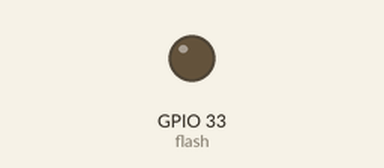
This program was run on a simulated ESP32 board running MicroPython. Shown: output pins drawn as LEDs (lit = HIGH). At 13.5 s the program stops and its outputs stay as they are.

Above: at 1.1 s.
At 5.1 s:
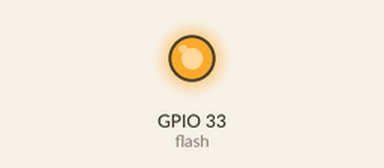
Timing chart, 0 to 5.9 s (numbered marks = the images above):
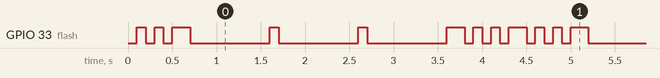

The program:

260923_blink_sos_morse.py
```python
from machine import Pin
import time


# Pin 33번은 value 1이 off이다.
flash = Pin(33, Pin.OUT, value = 1)

# row함수를 알아보기 쉽게 변수로 만들면 코드의 가독성을 높일 수 있다.
# 하드웨어 값이니까 대문자로 작
ON = False
OFF = True

def s(times,ms):
    for i in range(times):
        flash.value(ON)
        time.sleep_ms(ms)
        flash.value(OFF)
        time.sleep_ms(ms)

def o(times,ms_on,ms_off):
    for i in range(times):
        flash.value(ON)
        time.sleep_ms(ms_on)
        flash.value(OFF)
        time.sleep_ms(ms_off)

# 함수를 담은 함수
def blink_count(count):
    for x in range(count):
        s(3,100)
        time.sleep_ms(100)
        o(3,900,100)
        time.sleep_ms(100)
        s(3,100)
        time.sleep_ms(100)

# SOS 사인 3번 반복
blink_count(3)
```

Measured:
- by itself, GPIO 33 (flash): repeats every 4.5 s: LOW 0.10 s, HIGH 0.10 s, LOW 0.10 s, HIGH 0.20 s, 2 × (LOW 0.90 s, HIGH 0.10 s), LOW 0.90 s, HIGH 0.20 s, 2 × (LOW 0.10 s, HIGH 0.10 s), LOW 0.10 s, HIGH 0.20 s, LOW 0.10 s, HIGH 0.10 s
- by itself, everything shown: repeats every 4.5 s, in 18 steps
